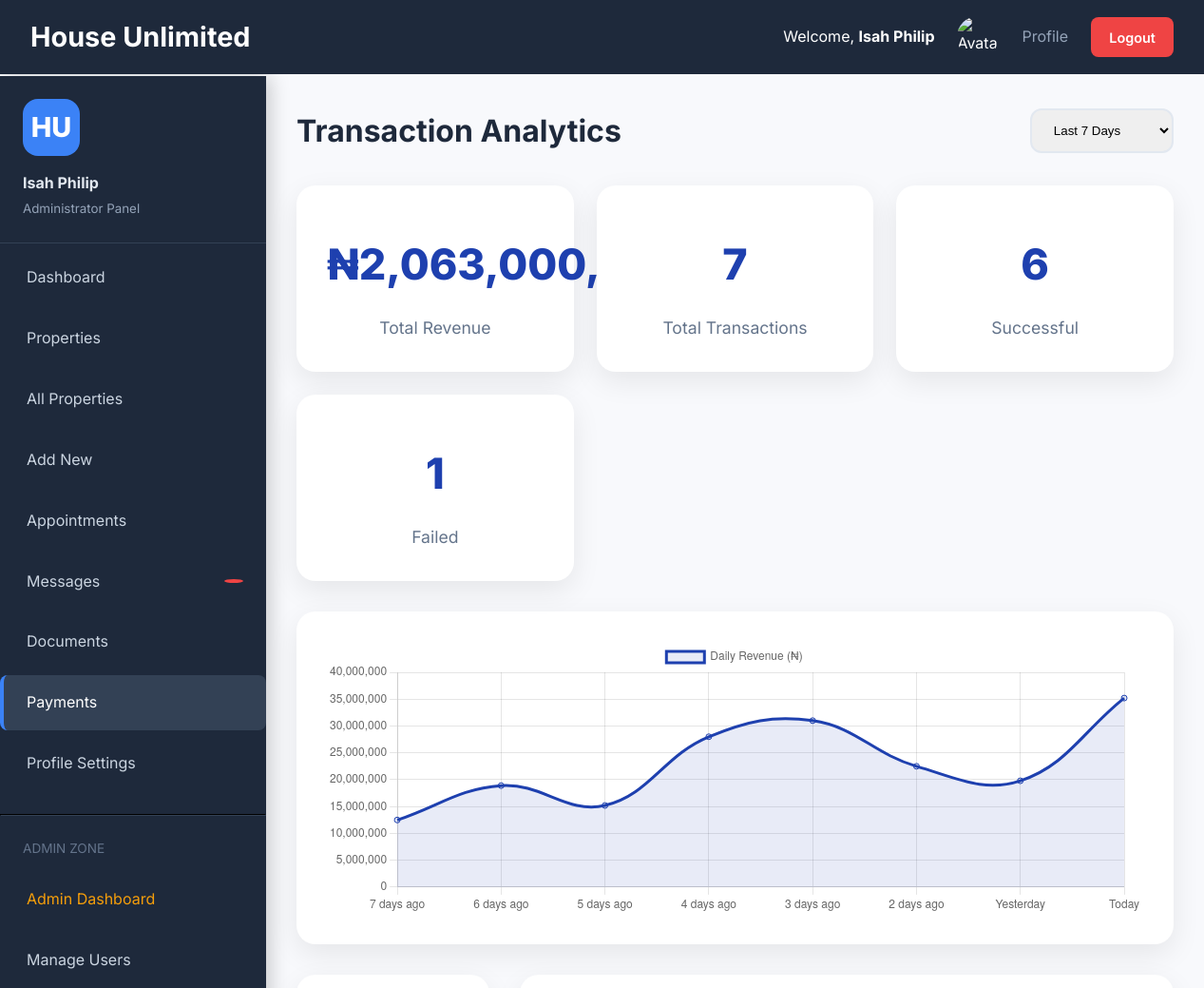
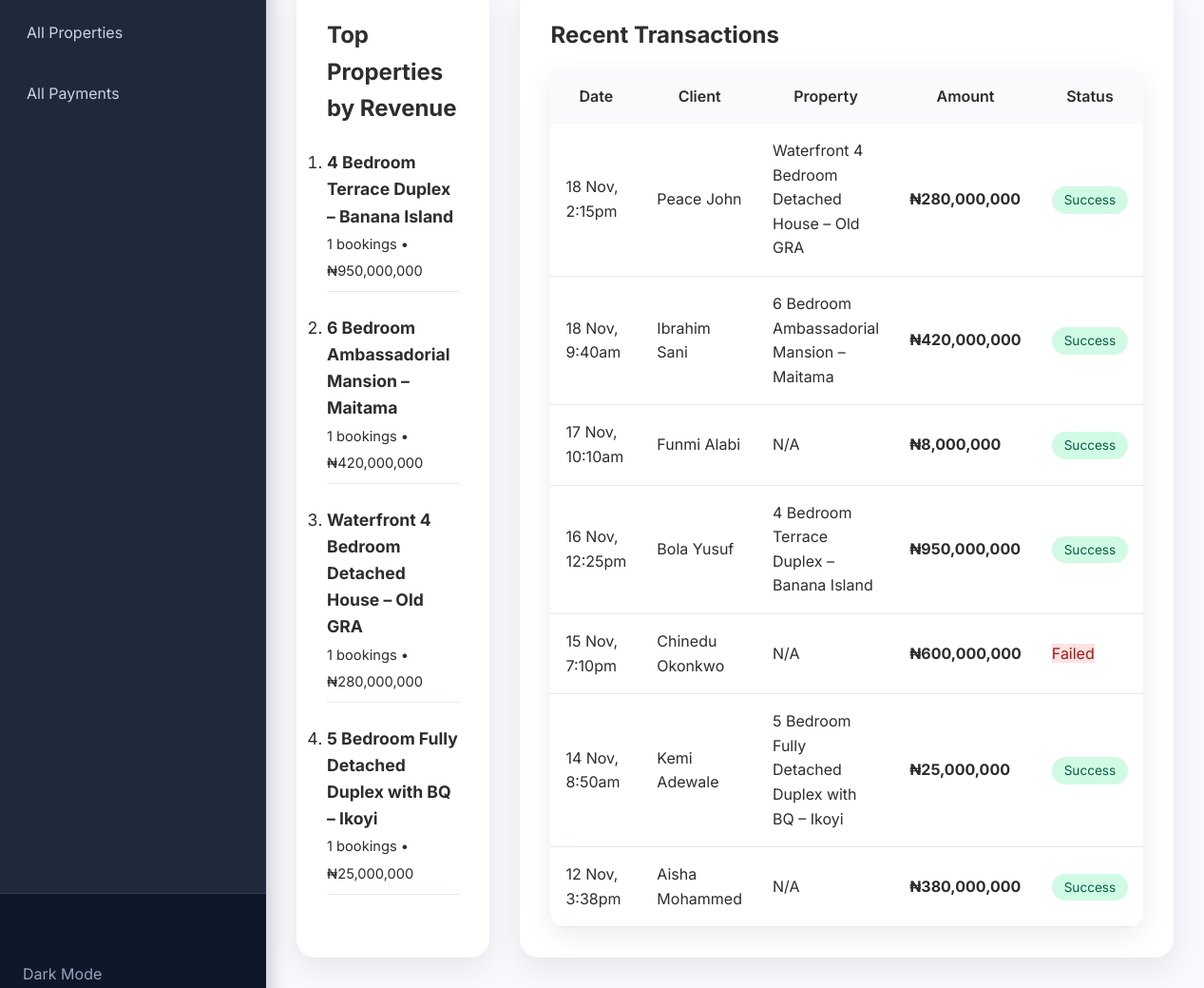
The app's page /admin/transactions.php (signed in) with its own data (2 pictures, top to bottom).
### tables this page shows
CREATE TABLE `transactions` (
  `id` int(11) NOT NULL,
  `client_id` int(11) DEFAULT NULL,
  `property_id` int(11) DEFAULT NULL,
  `amount` decimal(15,2) NOT NULL,
  `currency` varchar(10) DEFAULT 'NGN',
  `reference` varchar(100) NOT NULL,
  `gateway` varchar(50) DEFAULT 'paystack',
  `status` enum('pending','success','failed') DEFAULT 'pending',
  `description` text DEFAULT NULL,
  `metadata` longtext DEFAULT NULL CHECK (json_valid(`metadata`)),
  `paid_at` datetime DEFAULT NULL,
  `created_at` datetime DEFAULT current_timestamp(),
  `updated_at` datetime DEFAULT current_timestamp() ON UPDATE current_timestamp()
);

CREATE TABLE `users` (
  `id` int(11) NOT NULL,
  `name` varchar(100) NOT NULL,
  `email` varchar(150) NOT NULL,
  `phone` varchar(20) DEFAULT NULL,
  `password` varchar(255) DEFAULT NULL,
  `role` enum('client','agent','admin') DEFAULT 'client',
  `status` enum('active','banned') DEFAULT 'active',
  `photo` varchar(100) DEFAULT 'default.png',
  `bio` text DEFAULT NULL,
  `magic_token` varchar(100) DEFAULT NULL,
  `token_expires` datetime DEFAULT NULL,
  `created_at` datetime DEFAULT current_timestamp(),
  `updated_at` datetime DEFAULT current_timestamp() ON UPDATE current_timestamp()
);

CREATE TABLE `properties` (
  `id` int(11) NOT NULL,
  `agent_id` int(11) NOT NULL,
  `title` varchar(200) NOT NULL,
  `slug` varchar(250) NOT NULL,
  `description` longtext NOT NULL,
  `price` decimal(15,2) NOT NULL,
  `location` varchar(150) NOT NULL,
  `state` varchar(100) NOT NULL,
  `type` enum('sale','rent') NOT NULL,
  `bedrooms` tinyint(4) DEFAULT NULL,
  `bathrooms` tinyint(4) DEFAULT NULL,
  `toilets` tinyint(4) DEFAULT NULL,
  `land_size` decimal(10,2) DEFAULT NULL,
  `features` longtext DEFAULT NULL CHECK (json_valid(`features`)),
  `status` enum('pending','active','rejected','sold','rented') DEFAULT 'pending',
  `views` int(11) DEFAULT 0,
  `featured` tinyint(1) DEFAULT 0,
  `created_at` datetime DEFAULT current_timestamp(),
  `updated_at` datetime DEFAULT current_timestamp() ON UPDATE current_timestamp()
);

### admin/transactions.php (the view, shortened to what this page needs)
<?php
require '../inc/config.php';
$period = $_GET['period'] ?? '7days';
$start_date = $_GET['start'] ?? '';
$end_date = $_GET['end'] ?? '';
$dateFilter = '';
$params = [];
$types = '';
if ($period === 'today') {
    $dateFilter = "DATE(t.created_at) = CURDATE()";
} elseif ($period === '7days') {
    $dateFilter = "t.created_at >= DATE_SUB(CURDATE(), INTERVAL 7 DAY)";
} elseif ($period === '30days') {
    $dateFilter = "t.created_at >= DATE_SUB(CURDATE(), INTERVAL 30 DAY)";
} elseif ($period === 'custom' && $start_date && $end_date) {
    $dateFilter = "DATE(t.created_at) BETWEEN ? AND ?";
    $params[] = $start_date;
    $params[] = $end_date;
    $types .= 'ss';
} else {
    $dateFilter = "t.created_at >= DATE_SUB(CURDATE(), INTERVAL 30 DAY)";
}
$stats = $db->query("
    SELECT
        COUNT(*) as total_txns,
        SUM(CASE WHEN status = 'success' THEN amount ELSE 0 END) as revenue,
        SUM(CASE WHEN status = 'success' THEN 1 ELSE 0 END) as successful,
        SUM(CASE WHEN status = 'failed' THEN 1 ELSE 0 END) as failed,
        SUM(CASE WHEN status = 'pending' THEN 1 ELSE 0 END) as pending
    FROM transactions t
    WHERE $dateFilter
")->fetch_assoc();
$topProperties = $db->query("
    SELECT p.title, COUNT(*) as bookings, SUM(t.amount) as revenue
    FROM transactions t
    JOIN properties p ON t.property_id = p.id
    WHERE t.status = 'success' AND $dateFilter
    GROUP BY p.id
    ORDER BY revenue DESC
    LIMIT 5
")->fetch_all(MYSQLI_ASSOC);
$limit = 25;
$recent = $db->prepare("
    SELECT t.*, u.name as client_name, u.email, p.title as property_title, a.name as agent_name
    FROM transactions t
    LEFT JOIN users u ON t.client_id = u.id
    LEFT JOIN properties p ON t.property_id = p.id
    LEFT JOIN users a ON p.agent_id = a.id
    WHERE $dateFilter
    ORDER BY t.created_at DESC
    LIMIT ?
");
$recent->bind_param('i', $limit);
$recent->execute();
$transactions = $recent->get_result()->fetch_all(MYSQLI_ASSOC);
?>
<!DOCTYPE html>
<html lang="en">
<head>
    <link rel="stylesheet" href="../assets/css/style.css">
</head>
<body>
    <?php include '../inc/header.php'; ?>
    <div class="container">
        <?php include '../inc/sidebar.php'; ?>
        <main class="main-content">
            <div class="page-header">
                <h1>Transaction Analytics</h1>
                <div style="display:flex; gap:1rem;">
                    <select onchange="location.href='?period='+this.value" style="padding:0.8rem 1.2rem; border-radius:12px; border:2px solid #e2e8f0;">
                        <option value="7days" <?= $period==='7days'?'selected':'' ?>>Last 7 Days</option>
                    </select>
                </div>
            </div>
            <div class="analytics-grid">
                <div class="analytics-card">
                    <div class="analytics-value">₦<?= number_format($stats['revenue'] ?? 0) ?></div>
                    <div class="analytics-label">Total Revenue</div>
                </div>
                <div class="analytics-card">
                    <div class="analytics-value"><?= $stats['total_txns'] ?? 0 ?></div>
                    <div class="analytics-label">Total Transactions</div>
                </div>
                <div class="analytics-card">
                    <div class="analytics-value success"><?= $stats['successful'] ?? 0 ?></div>
                    <div class="analytics-label">Successful</div>
                </div>
                <div class="analytics-card">
                    <div class="analytics-value error"><?= $stats['failed'] ?? 0 ?></div>
                    <div class="analytics-label">Failed</div>
                </div>
            </div>
            <div class="chart-container">
                <canvas id="revenueChart" height="100"></canvas>
            </div>
            <div style="display:grid; grid-template-columns:1fr 1fr; gap:2rem;">
                <div class="top-list">
                    <h2>Top Properties by Revenue</h2>
                    <?php if (empty($topProperties)): ?>
                        <p style="color:#64748b; text-align:center; padding:2rem;">No sales in this period</p>
                    <?php else: ?>
                        <ol style="margin-top:1rem; font-size:1.1rem;">
                            <?php foreach ($topProperties as $prop): ?>
                                <li style="margin:1rem 0; padding:0.5rem 0; border-bottom:1px solid #e2e8f0;">
                                    <strong><?= htmlspecialchars($prop['title']) ?></strong><br>
                                    <small><?= $prop['bookings'] ?> bookings • ₦<?= number_format($prop['revenue']) ?></small>
                                </li>
                            <?php endforeach; ?>
                        </ol>
                    <?php endif; ?>
                </div>
                <div class="top-list">
                    <h2>Recent Transactions</h2>
                    <table>
                        <thead>
                            <tr>
                                <th>Date</th>
                                <th>Client</th>
                                <th>Property</th>
                                <th>Amount</th>
                                <th>Status</th>
                            </tr>
                        </thead>
                        <tbody>
                            <?php foreach ($transactions as $t): ?>
                                <tr>
                                    <td><?= date('j M, g:ia', strtotime($t['created_at'])) ?></td>
                                    <td><?= htmlspecialchars($t['client_name'] ?? 'Guest') ?></td>
                                    <td><?= htmlspecialchars($t['property_title'] ?? 'N/A') ?></td>
                                    <td><strong>₦<?= number_format($t['amount']) ?></strong></td>
                                    <td><span class="status-<?= $t['status'] ?>"><?= ucfirst($t['status']) ?></span></td>
                                </tr>
                            <?php endforeach; ?>
                        </tbody>
                    </table>
                </div>
            </div>
        </main>
    </div>
    <script>
        // Revenue Chart (Daily)
        const ctx = document.getElementById('revenueChart').getContext('2d');
        new Chart(ctx, {
            type: 'line',
            data: {
                labels: ['7 days ago', '6 days ago', '5 days ago', '4 days ago', '3 days ago', '2 days ago', 'Yesterday', 'Today'],
                datasets: [{
                    label: 'Daily Revenue (₦)',
                    data: [12500000, 18900000, 15200000, 28000000, 31000000, 22500000, 19800000, 35200000],
                    borderColor: '#1e40af',
                    backgroundColor: 'rgba(30, 64, 175, 0.1)',
                    tension: 0.4,
                    fill: true
                }]
            },
            options: {
                responsive: true,
                plugins: { legend: { position: 'top' } },
                scales: { y: { beginAtZero: true } }
            }
        });
    </script>
</body>
</html>

### assets/css/style.css (style rules this page uses)
* { margin:0; padding:0; box-sizing:border-box; }
body { font-family: 'Inter', 'Segoe UI', sans-serif; background:#f8f9fc; color:#2d2d2d; line-height:1.6; transition: all 0.3s; }
.container { display:flex; min-height:100vh; }
main.main-content { margin-left:280px; padding:2rem; flex:1; }
.page-header { display:flex; justify-content:space-between; align-items:center; margin-bottom:2rem; }
h1 { font-size:2rem; color:#1e293b; }

### admin/transactions.php (style rules this page uses)
.analytics-grid { display: grid; grid-template-columns: repeat(auto-fit, minmax(280px, 1fr)); gap: 1.5rem; margin-bottom: 2rem; }
.analytics-card { background: white; padding: 2rem; border-radius: 20px; box-shadow: 0 10px 30px rgba(0,0,0,0.08); text-align: center; }
.analytics-value { font-size: 2.8rem; font-weight: 800; margin: 1rem 0; color: #1e40af; }
.analytics-label { color: #64748b; font-size: 1.1rem; }
.chart-container { background: white; padding: 2rem; border-radius: 20px; box-shadow: 0 10px 30px rgba(0,0,0,0.08); margin-bottom: 2rem; }
.top-list { background: white; padding: 2rem; border-radius: 20px; box-shadow: 0 10px 30px rgba(0,0,0,0.08); }
table { width: 100%; border-collapse: collapse; background: white; border-radius: 16px; overflow: hidden; box-shadow: 0 8px 30px rgba(0,0,0,0.08); margin-top: 1rem; }
th { background: #f8fafc; font-weight: 600; padding: 1rem; }
td { padding: 1rem; border-bottom: 1px solid #e2e8f0; }
.status-success { background: #d1fae5; color: #065f46; padding: 0.4rem 0.8rem; border-radius: 20px; font-size: 0.85rem; }
.status-failed { background: #fee2e2; color: #991b1b; }

### records on screen
transactions: created_at "18 Nov, 2:15pm", client.name "Peace John", property.title "Waterfront 4 Bedroom Detached House – Old GRA", amount "280,000,000", status "Success"
transactions: created_at "18 Nov, 9:40am", client.name "Ibrahim Sani", property.title "6 Bedroom Ambassadorial Mansion – Maitama", amount "420,000,000", status "Success"
transactions: created_at "17 Nov, 10:10am", client.name "Funmi Alabi", property_title "N/A", amount "8,000,000", status "Success"
transactions: created_at "16 Nov, 12:25pm", client.name "Bola Yusuf", property.title "4 Bedroom Terrace Duplex – Banana Island", amount "950,000,000", status "Success"
transactions: created_at "15 Nov, 7:10pm", client.name "Chinedu Okonkwo", property_title "N/A", amount "600,000,000", status "Failed"
transactions: created_at "14 Nov, 8:50am", client.name "Kemi Adewale", property.title "5 Bedroom Fully Detached Duplex with BQ – Ikoyi", amount "25,000,000", status "Success"
transactions: created_at "12 Nov, 3:38pm", client.name "Aisha Mohammed", property_title "N/A", amount "380,000,000", status "Success"

### other values on screen
$user['name'] "Isah Philip"
$stats['revenue'] "2,063,000,000"
$stats['total_txns'] "7"
$stats['successful'] "6"
$stats['failed'] "1"
$prop['title'] "4 Bedroom Terrace Duplex – Banana Island"
$prop['bookings'] "1"
$prop['revenue'] "950,000,000"
$prop['title'] "6 Bedroom Ambassadorial Mansion – Maitama"
$prop['revenue'] "420,000,000"
$prop['title'] "Waterfront 4 Bedroom Detached House – Old GRA"
$prop['revenue'] "280,000,000"
$prop['title'] "5 Bedroom Fully Detached Duplex with BQ – Ikoyi"
$prop['revenue'] "25,000,000"
